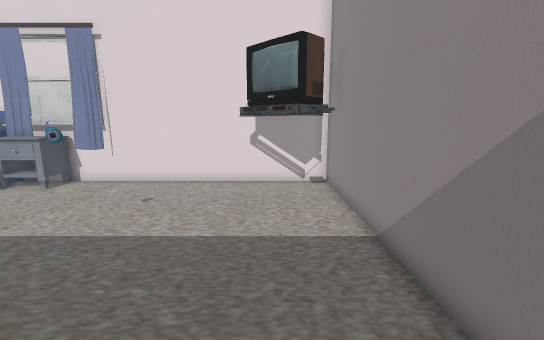
View 1 (above)

14 first-person views from a walk through a Unity game level. The camera is 1.5 m above the floor, tilts 10° down and sees 90° across. The floor is counted in squares, 0.5 m on a side. Each view is taken from the middle of a square. On the plan, view 1 faces up. The plan holds only what a view shows up to about 20 squares ahead; the rest is blank. The player is left out. Some surface patterns are stand-ins.

View 2
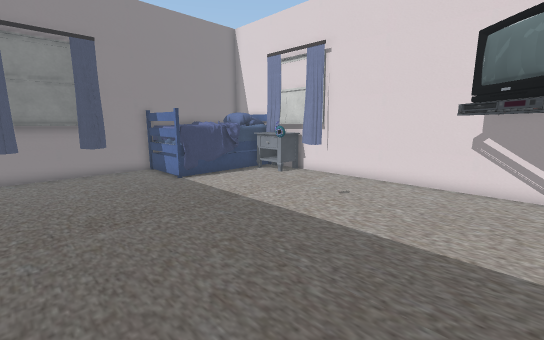

View 3
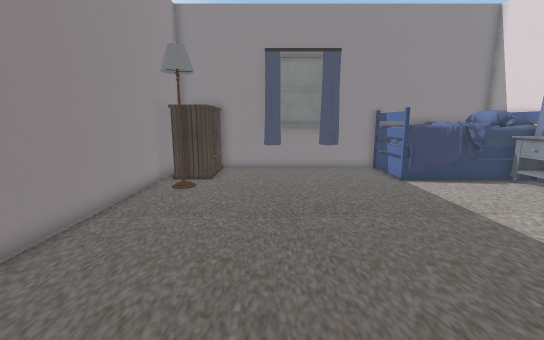

View 4
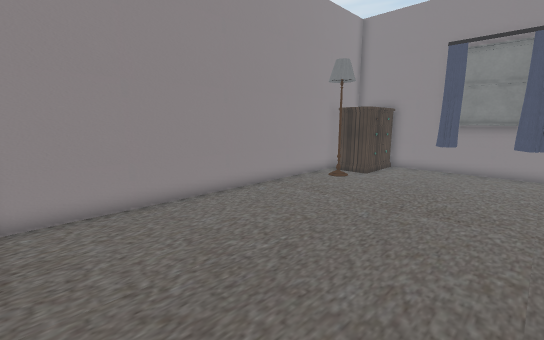

View 5
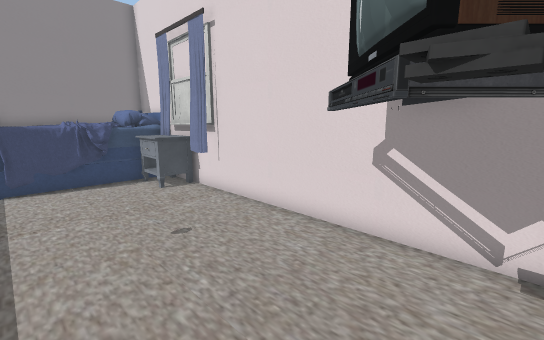

View 6
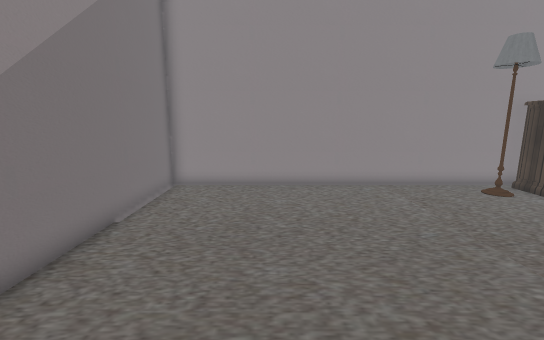

View 7
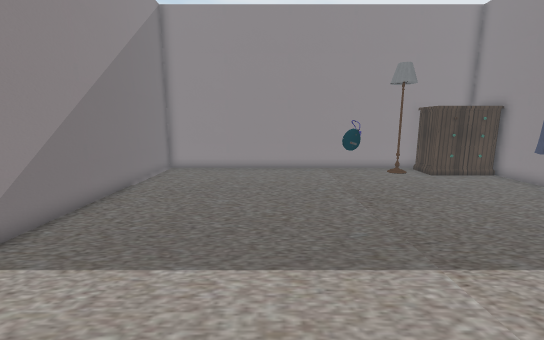

View 8
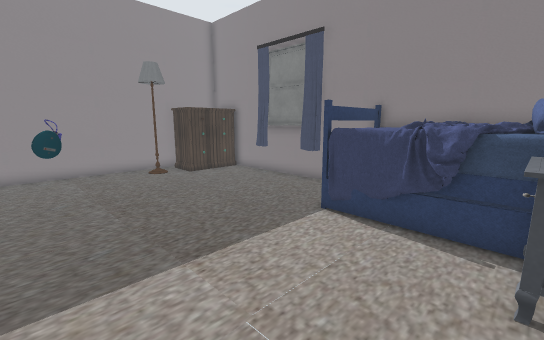

View 9
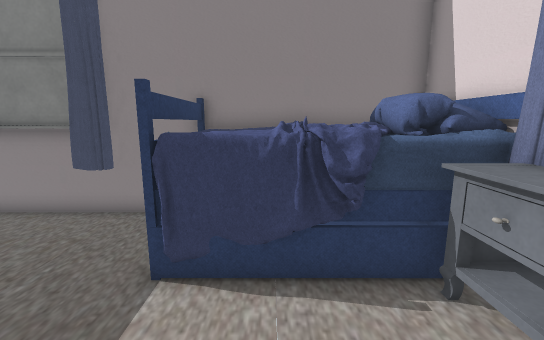

View 10
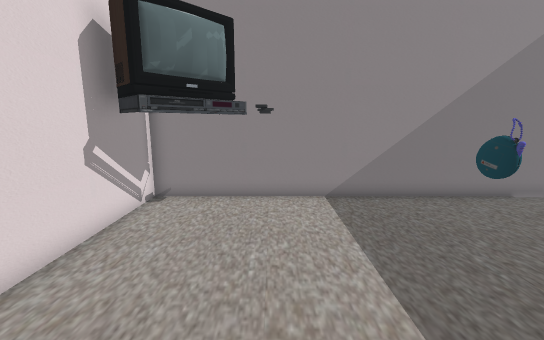

View 11
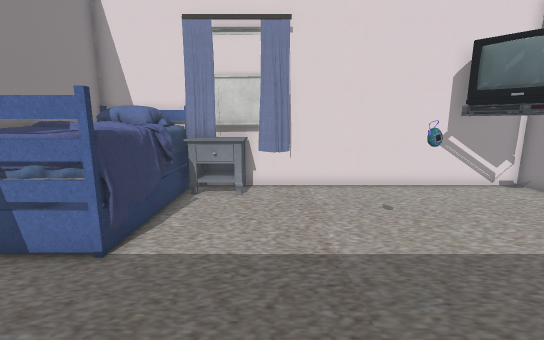

View 12
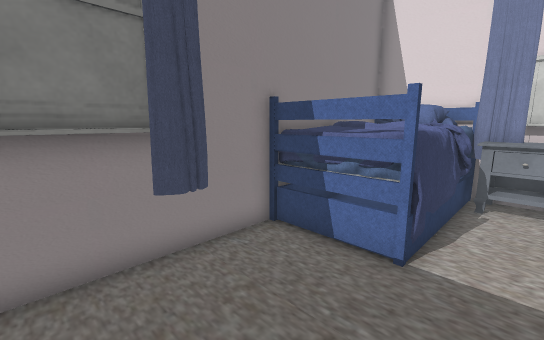

View 13
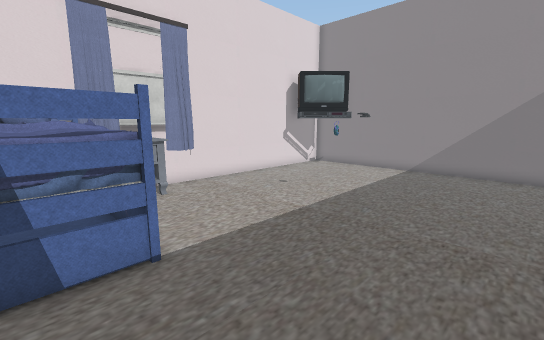

View 14
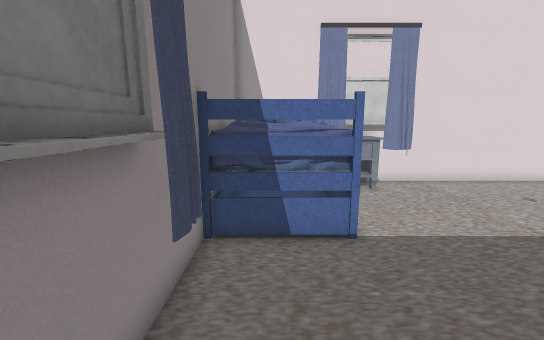

### Floor plan
Key: @ floor where view 1 was taken; # wall or solid block; . floor; O other object.
Columns run from 17 left of view 1 to 3 right of it. Each row starts with its distance up from view 1.
 14 #####################
 13 #OOOOOOO#.......OO..#
 12 #OOOOOOO........O O.#
 11 #OOOO...........OOOO#
 10 #OOOOO...........OO.#
  9 #OOOO.............OO#
  8 #OOOO...............#
  7 #OOOO......OO.......#
  6 #...................#
  5 #...................#
  4 #...................#
  3 ##..................#
  2 ##..................#
  1 ##..................#
  0 ##...............@..#
 -1 #...................#
 -2 #...................#
 -3 #OOO................#
 -4 #   OO..............#
 -5     O...............#
 -6   ###################

Where each view was taken, in squares from view 1:
view 1: 0 up, 0 right, facing up
view 2: 0 up, 1 right, facing up-left
view 3: 0 up, 1 right, facing left
view 4: 4 up, 2 right, facing down-left
view 5: 7 up, 2 right, facing up-left
view 6: 7 up, 2 left, facing down
view 7: 12 up, 4 left, facing down
view 8: 12 up, 5 left, facing down-left
view 9: 9 up, 8 left, facing left
view 10: 9 up, 8 left, facing right
view 11: 1 up, 9 left, facing up
view 12: 1 up, 11 left, facing up-left
view 13: 1 up, 15 left, facing up-right
view 14: 0 up, 15 left, facing up
